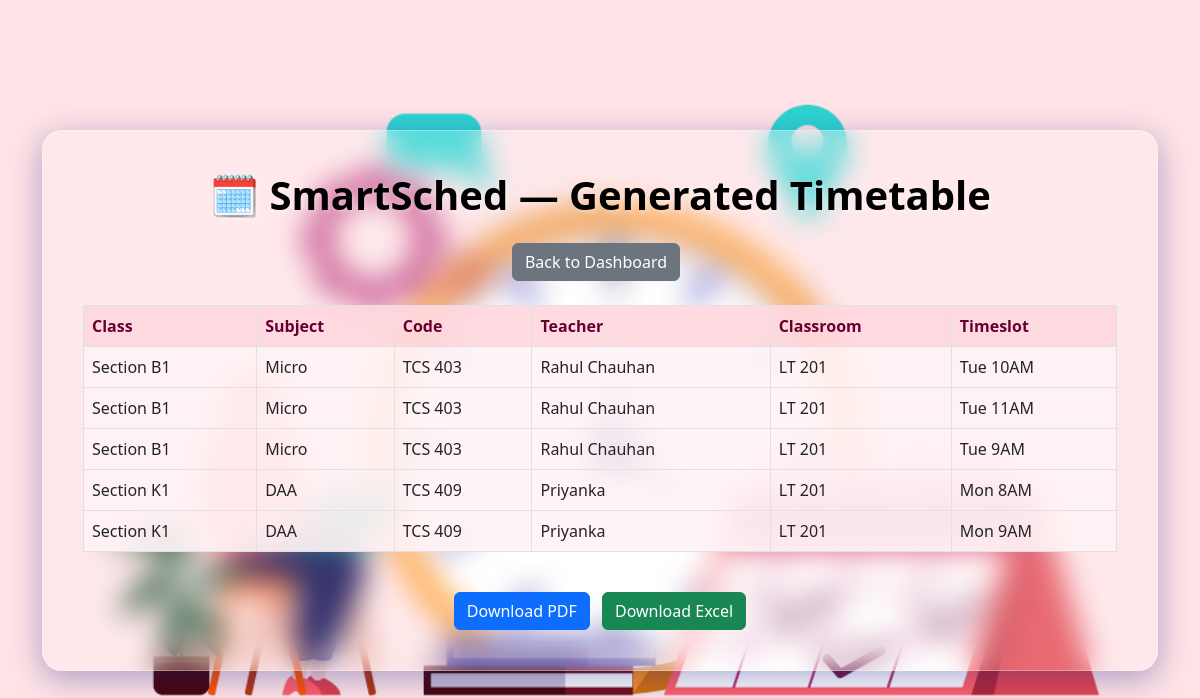
Page /timetable on the committed database.
### tables this page shows
CREATE TABLE timetable (
        id INTEGER PRIMARY KEY AUTOINCREMENT,
        subject_id INTEGER,
        teacher_id INTEGER,
        classroom_id INTEGER,
        class_id INTEGER,
        timeslot TEXT,
        FOREIGN KEY (subject_id) REFERENCES subjects(id),
        FOREIGN KEY (teacher_id) REFERENCES teachers(id),
        FOREIGN KEY (classroom_id) REFERENCES classrooms(id),
        FOREIGN KEY (class_id) REFERENCES classes(id)
    );

CREATE TABLE classes (
        id INTEGER PRIMARY KEY AUTOINCREMENT,
        name TEXT NOT NULL,
        capacity INTEGER
    );

CREATE TABLE subjects (
        id INTEGER PRIMARY KEY AUTOINCREMENT,
        name TEXT NOT NULL,
        code TEXT,
        num_lectures INTEGER,
        num_students INTEGER,
        teacher_id INTEGER,
        class_id INTEGER,
        FOREIGN KEY (teacher_id) REFERENCES teachers(id),
        FOREIGN KEY (class_id) REFERENCES classes(id)
    );

CREATE TABLE teachers (
        id INTEGER PRIMARY KEY AUTOINCREMENT,
        name TEXT NOT NULL,
        available_slots TEXT
    );

CREATE TABLE classrooms (
        id INTEGER PRIMARY KEY AUTOINCREMENT,
        name TEXT NOT NULL,
        capacity INTEGER
    );

### app.py (the view)
@app.route('/timetable')
def timetable():
    conn = get_db_connection()
    timetable = conn.execute(
        '''SELECT timetable.id, subjects.name AS subject, subjects.code AS code,
                  teachers.name AS teacher, classrooms.name AS classroom,
                  classes.name AS class, timetable.timeslot
           FROM timetable
           JOIN subjects ON timetable.subject_id = subjects.id
           JOIN teachers ON timetable.teacher_id = teachers.id
           JOIN classrooms ON timetable.classroom_id = classrooms.id
           JOIN classes ON timetable.class_id = classes.id
           ORDER BY classes.name, timetable.timeslot'''
    ).fetchall()
    conn.close()
    shortages = session.pop('shortages', [])
    return render_template('timetable.html', timetable=timetable, shortages=shortages)

### app.py (called while the page is built)
def get_db_connection():
    conn = sqlite3.connect(DB_PATH)
    conn.row_factory = sqlite3.Row
    return conn

### templates/timetable.html (shortened to what this page needs)
<!doctype html>
<html lang="en">
<head>
  <link href="https://cdn.jsdelivr.net/npm/bootstrap@5.3.0/dist/css/bootstrap.min.css" rel="stylesheet">
</head>
<body class="d-flex align-items-center justify-content-center min-vh-100">
  <div class="container">
    <div class="glass-card">
      <h1 class="text-center mb-4">🗓️ SmartSched — Generated Timetable</h1>
      <div class="text-center mb-4">
        <a href="/" class="btn btn-secondary me-2">Back to Dashboard</a>
      </div>
      <div class="table-responsive mb-4">
        <table class="table table-bordered">
          <thead>
            <tr>
              <th>Class</th><th>Subject</th><th>Code</th><th>Teacher</th><th>Classroom</th><th>Timeslot</th>
            </tr>
          </thead>
          <tbody>
            {% for row in timetable %}
            <tr>
              <td>{{ row.class }}</td>
              <td>{{ row.subject }}</td>
              <td>{{ row.code }}</td>
              <td>{{ row.teacher }}</td>
              <td>{{ row.classroom }}</td>
              <td>{{ row.timeslot }}</td>
            </tr>
            {% endfor %}
          </tbody>
        </table>
      </div>
      <div class="text-center">
        <a href="/export/pdf" class="btn btn-primary me-2">Download PDF</a>
        <a href="/export/excel" class="btn btn-success">Download Excel</a>
      </div>
    </div>
  </div>
</body>
</html>

### rows in the picture
timetable: class "Section B1", subject "Micro", code "TCS 403", teacher "Rahul Chauhan", classroom "LT 201", timeslot "Tue 10AM"
timetable: class "Section B1", subject "Micro", code "TCS 403", teacher "Rahul Chauhan", classroom "LT 201", timeslot "Tue 11AM"
timetable: class "Section B1", subject "Micro", code "TCS 403", teacher "Rahul Chauhan", classroom "LT 201", timeslot "Tue 9AM"
timetable: class "Section K1", subject "DAA", code "TCS 409", teacher "Priyanka", classroom "LT 201", timeslot "Mon 8AM"
timetable: class "Section K1", subject "DAA", code "TCS 409", teacher "Priyanka", classroom "LT 201", timeslot "Mon 9AM"
